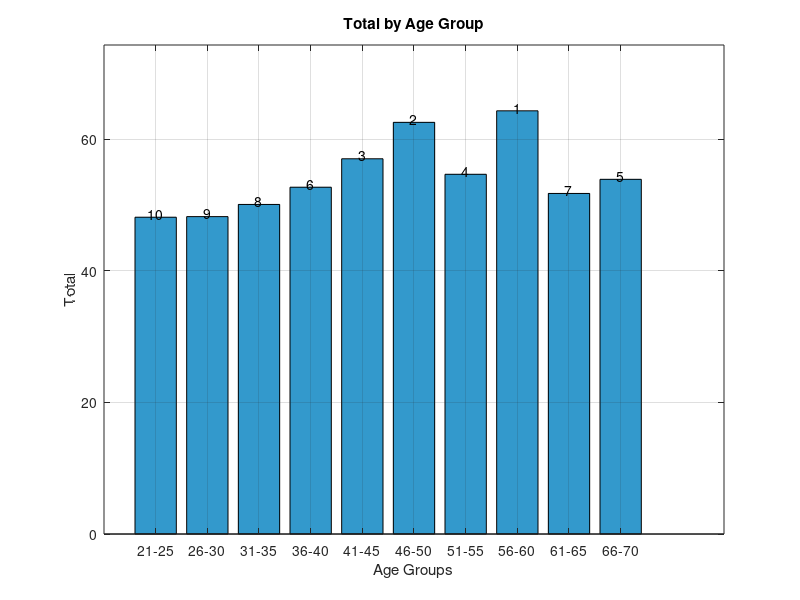

Write the MATLAB code that produced this figure.
% Data
ageGroups = {'21-25', '26-30', '31-35', '36-40', '41-45', '46-50', ...
'51-55', '56-60', '61-65', '66-70'};
totalValues = [48.13571781, 48.22750978, 50.07629593, 52.69502285, 57.0162524, ...
    62.55086449, 54.65985529, 64.30309906, 51.74719162, 53.89422953];
rankings = [10, 9, 8, 6, 3, 2, 4, 1, 7, 5];

% Create a bar graph
figure;
bar(totalValues, 'FaceColor', [0.2 0.6 0.8]); % Customize color if needed
set(gca, 'XTickLabel', ageGroups, 'XTick', 1:length(ageGroups)); % Set x-axis labels
xlabel('Age Groups');
ylabel('Total');
title('Total by Age Group');
grid on;

% Annotate with rankings
for i = 1:length(rankings)
    text(i, totalValues(i) + 0.5, num2str(rankings(i)), ...
        'HorizontalAlignment', 'center', 'Color', 'black');
end

% Adjust Y-axis limits for better visualization
ylim([0 max(totalValues) + 10]);

% Rotate X-axis labels for better readability
xtickangle(45);
